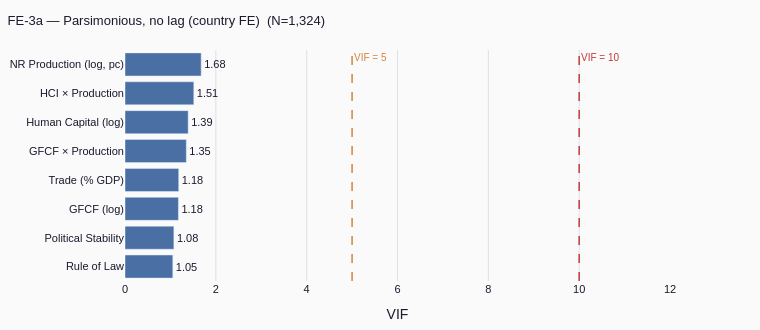
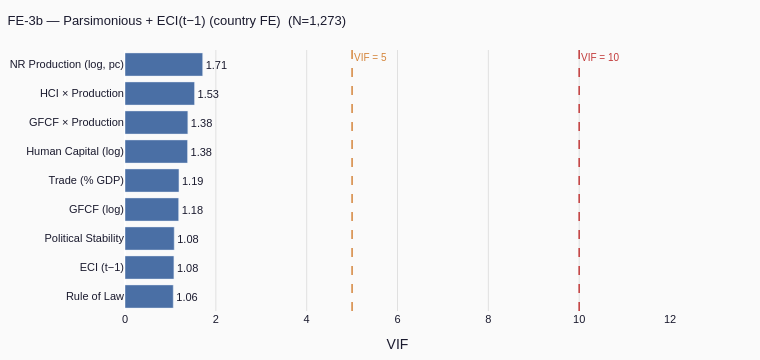
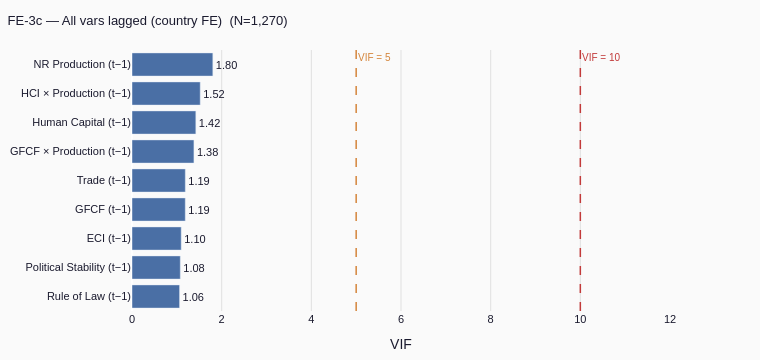

Here is the notebook cell these charts were saved with, in order:
### Code cell
# ── VIF on within-demeaned regressors ─────────────────────────────────────────
print('VIF on within-group demeaned data (country FE)\n')

FE_VIF = {}
for mk, (dv, regs, label) in FE_SPECS.items():
    all_vars = [dv] + regs
    sub = df[all_vars + ['Country Code']].dropna().copy()
    for v in all_vars:
        cm = sub.groupby('Country Code')[v].transform('mean')
        sub[v] = sub[v] - cm

    # Drop absorbed (zero variance) regressors
    active_regs = [v for v in regs if sub[v].std() > 1e-8]
    vdf, n = vif_table(sub, active_regs)
    FE_VIF[mk] = vdf
    print(f'── {mk}: {label}  (N={n:,}) ──')
    print(vdf.to_string(index=False, float_format='{:.2f}'.format))
    print()
    plot_vif(f'{mk} — {label} (country FE)', vdf, n, f'vif_{mk.lower().replace("-","_")}')

### Figure 1 — Plotly figure (JSON) as saved in the notebook; plotly's stock layout.template omitted (floating-point values rounded to 4 significant figures)
{"data": [{"cliponaxis": false, "marker": {"color": ["#4a6fa5", "#4a6fa5", "#4a6fa5", "#4a6fa5", "#4a6fa5", "#4a6fa5", "#4a6fa5", "#4a6fa5"]}, "orientation": "h", "text": ["1.05", "1.08", "1.18", "1.18", "1.35", "1.39", "1.51", "1.68"], "textfont": {"color": "#1a1a2e", "family": "IBM Plex Sans, Arial, sans-serif", "size": 11}, "textposition": "outside", "type": "bar", "x": [1.053, 1.076, 1.176, 1.183, 1.35, 1.391, 1.515, 1.677], "y": ["Rule of Law", "Political Stability", "GFCF (log)", "Trade (% GDP)", "GFCF × Production", "Human Capital (log)", "HCI × Production", "NR Production (log, pc)"]}], "layout": {"annotations": [{"font": {"color": "#d4853b", "size": 10}, "showarrow": false, "text": "VIF = 5", "x": 5, "xanchor": "left", "xref": "x", "y": 1, "yanchor": "top", "yref": "y domain"}, {"font": {"color": "#c23a3a", "size": 10}, "showarrow": false, "text": "VIF = 10", "x": 10, "xanchor": "left", "xref": "x", "y": 1, "yanchor": "top", "yref": "y domain"}], "font": {"color": "#1a1a2e", "family": "IBM Plex Sans, Arial, sans-serif"}, "height": 330, "margin": {"b": 40, "l": 10, "r": 90, "t": 50}, "paper_bgcolor": "#fafafa", "plot_bgcolor": "#fafafa", "shapes": [{"line": {"color": "#d4853b", "dash": "dash", "width": 1.5}, "type": "line", "x0": 5, "x1": 5, "xref": "x", "y0": 0, "y1": 1, "yref": "y domain"}, {"line": {"color": "#c23a3a", "dash": "dash", "width": 1.5}, "type": "line", "x0": 10, "x1": 10, "xref": "x", "y0": 0, "y1": 1, "yref": "y domain"}], "showlegend": false, "title": {"font": {"color": "#1a1a2e", "family": "IBM Plex Sans, Arial, sans-serif", "size": 13}, "text": "FE-3a — Parsimonious, no lag (country FE)  (N=1,324)", "x": 0.01, "xanchor": "left"}, "width": 760, "xaxis": {"gridcolor": "#e0e0e0", "range": [0, 12], "tickfont": {"family": "IBM Plex Sans, Arial, sans-serif", "size": 11}, "title": {"text": "VIF"}}, "yaxis": {"automargin": true, "tickfont": {"family": "IBM Plex Sans, Arial, sans-serif", "size": 11}}}}

### Figure 2 — Plotly figure (JSON) as saved in the notebook; plotly's stock layout.template omitted (floating-point values rounded to 4 significant figures)
{"data": [{"cliponaxis": false, "marker": {"color": ["#4a6fa5", "#4a6fa5", "#4a6fa5", "#4a6fa5", "#4a6fa5", "#4a6fa5", "#4a6fa5", "#4a6fa5", "#4a6fa5"]}, "orientation": "h", "text": ["1.06", "1.08", "1.08", "1.18", "1.19", "1.38", "1.38", "1.53", "1.71"], "textfont": {"color": "#1a1a2e", "family": "IBM Plex Sans, Arial, sans-serif", "size": 11}, "textposition": "outside", "type": "bar", "x": [1.062, 1.077, 1.084, 1.182, 1.188, 1.378, 1.384, 1.531, 1.711], "y": ["Rule of Law", "ECI (t−1)", "Political Stability", "GFCF (log)", "Trade (% GDP)", "Human Capital (log)", "GFCF × Production", "HCI × Production", "NR Production (log, pc)"]}], "layout": {"annotations": [{"font": {"color": "#d4853b", "size": 10}, "showarrow": false, "text": "VIF = 5", "x": 5, "xanchor": "left", "xref": "x", "y": 1, "yanchor": "top", "yref": "y domain"}, {"font": {"color": "#c23a3a", "size": 10}, "showarrow": false, "text": "VIF = 10", "x": 10, "xanchor": "left", "xref": "x", "y": 1, "yanchor": "top", "yref": "y domain"}], "font": {"color": "#1a1a2e", "family": "IBM Plex Sans, Arial, sans-serif"}, "height": 360, "margin": {"b": 40, "l": 10, "r": 90, "t": 50}, "paper_bgcolor": "#fafafa", "plot_bgcolor": "#fafafa", "shapes": [{"line": {"color": "#d4853b", "dash": "dash", "width": 1.5}, "type": "line", "x0": 5, "x1": 5, "xref": "x", "y0": 0, "y1": 1, "yref": "y domain"}, {"line": {"color": "#c23a3a", "dash": "dash", "width": 1.5}, "type": "line", "x0": 10, "x1": 10, "xref": "x", "y0": 0, "y1": 1, "yref": "y domain"}], "showlegend": false, "title": {"font": {"color": "#1a1a2e", "family": "IBM Plex Sans, Arial, sans-serif", "size": 13}, "text": "FE-3b — Parsimonious + ECI(t−1) (country FE)  (N=1,273)", "x": 0.01, "xanchor": "left"}, "width": 760, "xaxis": {"gridcolor": "#e0e0e0", "range": [0, 12], "tickfont": {"family": "IBM Plex Sans, Arial, sans-serif", "size": 11}, "title": {"text": "VIF"}}, "yaxis": {"automargin": true, "tickfont": {"family": "IBM Plex Sans, Arial, sans-serif", "size": 11}}}}

### Figure 3 — Plotly figure (JSON) as saved in the notebook; plotly's stock layout.template omitted (floating-point values rounded to 4 significant figures)
{"data": [{"cliponaxis": false, "marker": {"color": ["#4a6fa5", "#4a6fa5", "#4a6fa5", "#4a6fa5", "#4a6fa5", "#4a6fa5", "#4a6fa5", "#4a6fa5", "#4a6fa5"]}, "orientation": "h", "text": ["1.06", "1.08", "1.10", "1.19", "1.19", "1.38", "1.42", "1.52", "1.80"], "textfont": {"color": "#1a1a2e", "family": "IBM Plex Sans, Arial, sans-serif", "size": 11}, "textposition": "outside", "type": "bar", "x": [1.061, 1.077, 1.098, 1.188, 1.189, 1.381, 1.424, 1.522, 1.803], "y": ["Rule of Law (t−1)", "Political Stability (t−1)", "ECI (t−1)", "GFCF (t−1)", "Trade (t−1)", "GFCF × Production (t−1)", "Human Capital (t−1)", "HCI × Production (t−1)", "NR Production (t−1)"]}], "layout": {"annotations": [{"font": {"color": "#d4853b", "size": 10}, "showarrow": false, "text": "VIF = 5", "x": 5, "xanchor": "left", "xref": "x", "y": 1, "yanchor": "top", "yref": "y domain"}, {"font": {"color": "#c23a3a", "size": 10}, "showarrow": false, "text": "VIF = 10", "x": 10, "xanchor": "left", "xref": "x", "y": 1, "yanchor": "top", "yref": "y domain"}], "font": {"color": "#1a1a2e", "family": "IBM Plex Sans, Arial, sans-serif"}, "height": 360, "margin": {"b": 40, "l": 10, "r": 90, "t": 50}, "paper_bgcolor": "#fafafa", "plot_bgcolor": "#fafafa", "shapes": [{"line": {"color": "#d4853b", "dash": "dash", "width": 1.5}, "type": "line", "x0": 5, "x1": 5, "xref": "x", "y0": 0, "y1": 1, "yref": "y domain"}, {"line": {"color": "#c23a3a", "dash": "dash", "width": 1.5}, "type": "line", "x0": 10, "x1": 10, "xref": "x", "y0": 0, "y1": 1, "yref": "y domain"}], "showlegend": false, "title": {"font": {"color": "#1a1a2e", "family": "IBM Plex Sans, Arial, sans-serif", "size": 13}, "text": "FE-3c — All vars lagged (country FE)  (N=1,270)", "x": 0.01, "xanchor": "left"}, "width": 760, "xaxis": {"gridcolor": "#e0e0e0", "range": [0, 12], "tickfont": {"family": "IBM Plex Sans, Arial, sans-serif", "size": 11}, "title": {"text": "VIF"}}, "yaxis": {"automargin": true, "tickfont": {"family": "IBM Plex Sans, Arial, sans-serif", "size": 11}}}}
